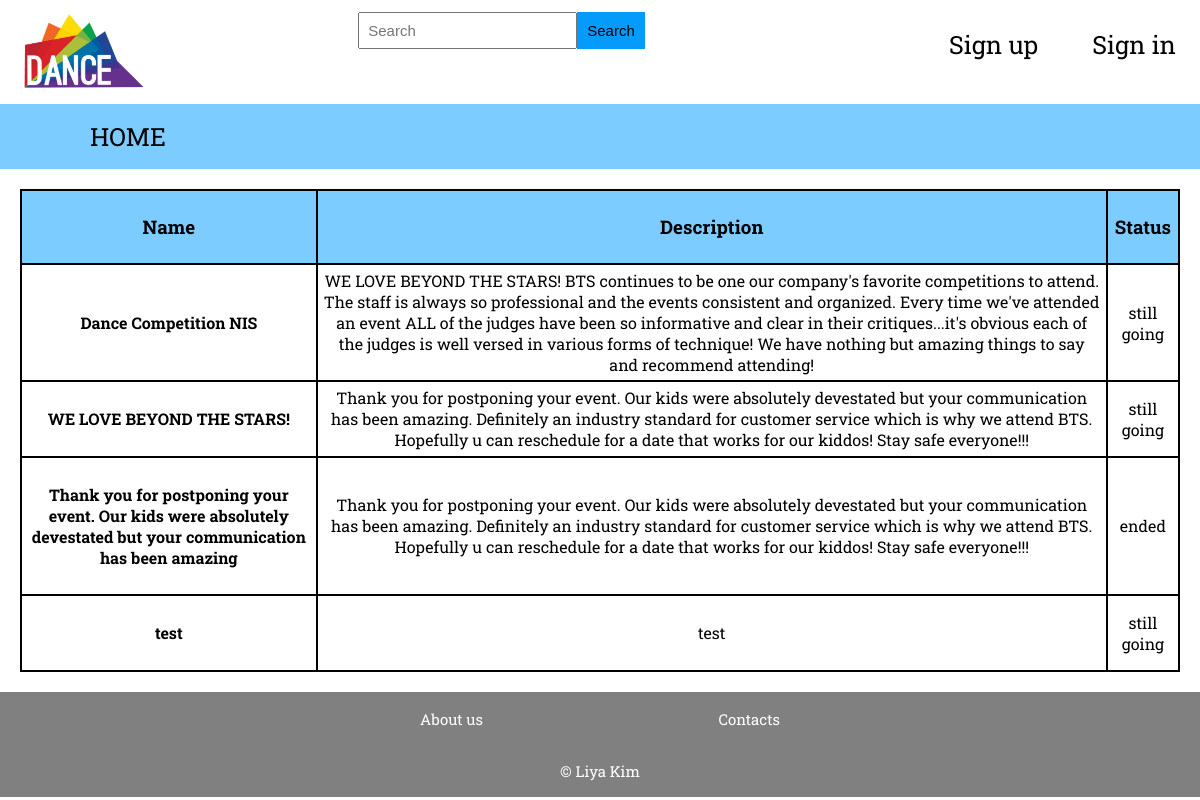
Screenshot of /search.php with the database file from the repository.
### tables this page shows
CREATE TABLE `competitions` (
  `id` int(11) NOT NULL,
  `name` varchar(255) NOT NULL,
  `description` text NOT NULL,
  `status` varchar(255) NOT NULL
);

### search.php (the view, shortened to what this page needs)
<!DOCTYPE html>
<html>
<head>
</head>
<body>
	<?php include_once "header.php"?>
	<div id="searchresult">
		<?php
		require_once "includes/DBconnection/link.php";
		mysqli_query($link, "SET NAMES 'UTF8'");
		$search = $_POST["search"];
		$sql = "SELECT * FROM competitions WHERE name LIKE '%$search%'";
		$result = mysqli_query($link,$sql);
		$num = mysqli_num_rows($result);
		if ($num==0) {
	    	echo "<h2><center>Nothing was found for the query '$search'!</center></h2>";
		} else {
			echo "<table><tr><th><h3>Name</h3></th><th><h3>Description</h3></th><th><h3>Status</h3></th></tr>";
			while($competitions = mysqli_fetch_array($result)) {
			echo "<tr><td><h4><b>{$competitions['name']}</b></h4></td><td>{$competitions['description']}</td><td>{$competitions['status']}</td></tr>";
			}
			echo "</table>";
		}
		?>
	</div>
	<?php include_once "footer.php"?>
</body>
</html>

### css/header_style.css (style rules this page uses)
body { margin: 0; font-family: 'Roboto Slab', serif; }

### search.php (style rules this page uses)
#searchresult { min-height: 64vh; overflow: auto; }
table { margin: 20px; border-collapse: collapse; }
th { padding: 5px; background-color: #7dccff; text-align: center; border: 2px solid black; border-collapse: collapse; }
td { padding: 5px; text-align: center; border: 2px solid black; border-collapse: collapse; }

### rows the page displays
competitions: name "Dance Competition NIS", description "WE LOVE BEYOND THE STARS! BTS continues to be one our company's favorite competitions to attend. The staff is always so professional and the events consistent and organized. Every time we've attended an event ALL of the judges have been so informative and clear in their critiques...it's obvious each of the judges is well versed in various forms of technique! We have nothing but amazing things to say and recommend attending!", status "still going"
competitions: name "WE LOVE BEYOND THE STARS!", description "Thank you for postponing your event. Our kids were absolutely devestated but your communication has been amazing. Definitely an industry standard for customer service which is why we attend BTS. Hopefully u can reschedule for a date that works for our kiddos! Stay safe everyone!!!", status "still going"
competitions: name "Thank you for postponing your event. Our kids were absolutely devestated but your communication has been amazing", description "Thank you for postponing your event. Our kids were absolutely devestated but your communication has been amazing. Definitely an industry standard for customer service which is why we attend BTS. Hopefully u can reschedule for a date that works for our kiddos! Stay safe everyone!!!", status "ended"
competitions: name "test", description "test", status "still going"
